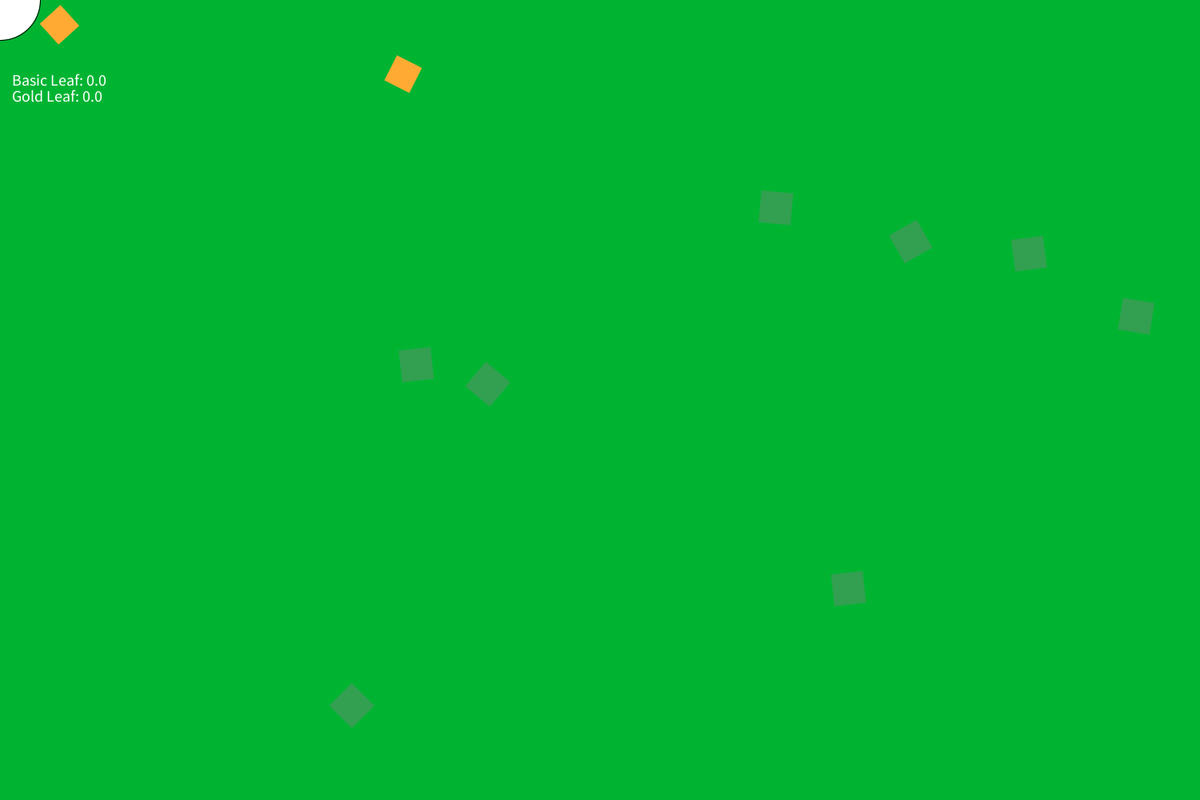
Frame 1 (no input)
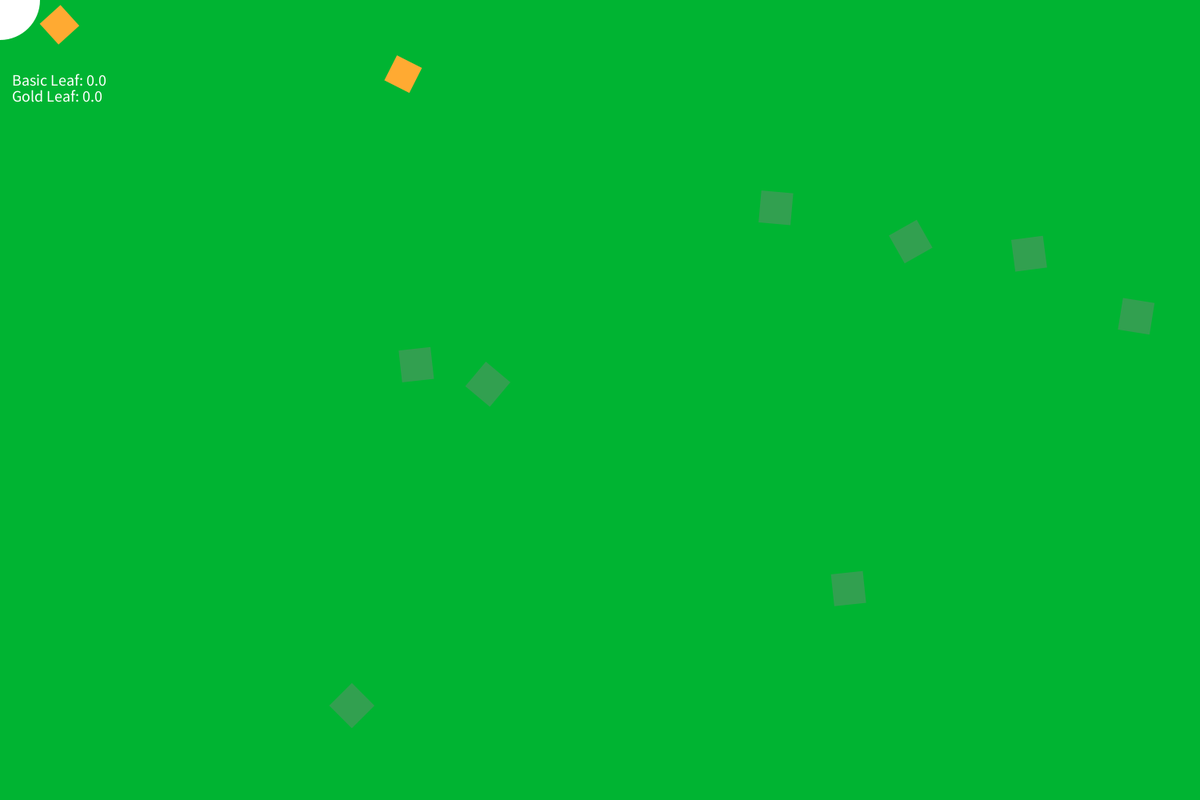
Frame 60 (the mouse pressed at the canvas centre just before this capture)
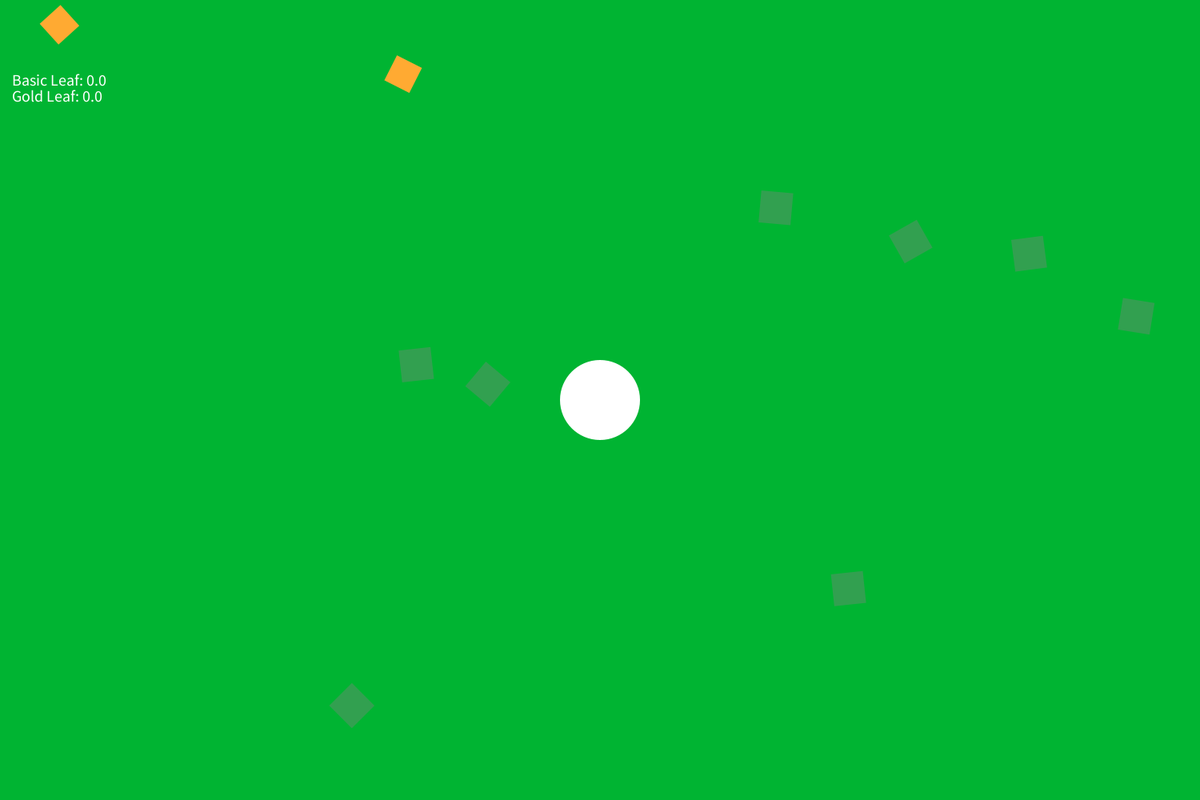
Frame 120 (the mouse held since frame 60 and released just before this capture)

The Processing sketch that drew these frames (run headless with seeded random() and noise(); from frame 60 on, the mouse is pressed at the canvas centre):

// Processing sketch: Leaf_Game
// ── Leaf_Game.pde
// ===== GAME SETTINGS =====

// Player
float toolRange = 200;
float toolPower = 1000;
int playerSize = 100;
// Tools
String[] toolNames = {
  "Hands",
  "Small Rake",
  "Large Rake"
};

int[] toolRanges = {
  30,
  60,
  100
};

int[] toolPowers = {
  1000,
  1400,
  2000
};

// Upgrades
String[] upgradeNames = {
  "Leaf Cap ++",
  "Basic Leaf Value ++",
};

int[] upgradeMaxLevels = {30, 100};
int[] upgradeBaseCost = {5, 10};
int[] upgradeCostType = {0, 0};
float[] upgradeCostExponent = {1.1, 1.5};
int[] upgradeBaseEffect = {1, 2};

// Leaves
int maxLeaves = 200;
String[] leafNames = {
  "Basic Leaf",
  "Gold Leaf"
};

color[] leafColors = {
  color(50, 160, 80),
  color(255, 170, 50),
};

PVector[] leafSizes = {
  new PVector(40, 40),
  new PVector(35, 35),
};

float[] leafFriction = {
  0.05,
  0.1,
};

float[] leafSpawnChances = {
  100,
  5,
};

PImage[] leafImages = new PImage[leafNames.length];

// ===== GAME VALUES =====

// Player
Leaf[] leaves = new Leaf[maxLeaves];
Player ply;

// Leaves
int[] leafMaxCounts = {10, 0};
int currentMaxLeaves = 10;
int[] leafRewards = {1, 1};

// ===== PROCESSING FUNCTIONS =====

void setup() {
  size(1500, 1000);
  ply = new Player();
  for(int i = 0; i < maxLeaves; i++) {
    leaves[i] = new Leaf();  
  }
}

void draw() {
  background(0, 180, 50);
  ply.run();
  runLeaves();
  drawHudInfo();
}

void mousePressed() {
  ply.buyUpgrade(1);
}

// ===== GAME FUNCTIONS =====

void runLeaves() {
  for(int i = 0; i < getMaxLeaves(); i++) {
    Leaf l = leaves[i];
    PVector vel = PVector.sub(l.pos, new PVector(mouseX, mouseY));
    if(vel.mag() < toolRanges[ply.getTool()] + playerSize / 2) {
      l.addVel(vel.setMag(1 / (vel.mag() + playerSize / 2) * toolPowers[ply.getTool()]));
    }
    l.run();
  }
}

int getMaxLeaves() {
  return currentMaxLeaves + ply.getUpgradeLevel(0);
}

void drawHudInfo() {
    for(int i = 0; i < leafNames.length; i++) {
    fill(255);
    textSize(20);
    textAlign(LEFT, CENTER);
    text(leafNames[i] + ": " + ply.getLeaves(i),width * 0.01, height * 0.1 + i * 20);
  }
}

// ── Leaf.pde
class Leaf {
  PVector pos;
  PVector vel;
  float rot;
  int type;
  PVector size;
  float friction;
  color col;
  boolean active = false;
  
  Leaf() {    
    spawn();
  }
    
  void spawn() {
    pos = new PVector(random(width), random(height));
    vel = new PVector();
    rot = random(10);
    type = 0;
    
    for(int i = leafNames.length - 1; i >= 1; i--) {
      if((int)random(101) <= leafSpawnChances[i]) {
        type = i;  
        break;
      }
    }
    
    col = leafColors[type];
    size = leafSizes[type];
    friction = leafFriction[type];
    active = true;
  }
  
  void despawn() {
    ply.updateLeaves(type, 1);
    active = false;
    spawn();
  }
  
  void move() {
    pos.add(vel);
    vel.mult(1 - friction);
    rot += 0.01 * vel.mag();
  }
  
  void addVel(PVector _vel) {
    vel = _vel;
  }
  
  void drawLeaf() {
    noStroke();
    fill(col);
    pushMatrix();
      translate(pos.x, pos.y);
      rotate(rot);
      rect(-size.x / 2, -size.y / 2, size.x, size.y); 
    popMatrix();
  }
  
  void checkInBounds() {
    if(pos.y + size.y * 0.5 < 0 || pos.y - size.y * 0.5 > height) {
      despawn();
      return;
    }
    if(pos.x + size.x * 0.5 < 0 || pos.x - size.x * 0.5 > width) {
      despawn();
      return;
    }
  }
  
  void run() {
    if(!active) {
      return;
    }
    move();
    checkInBounds();
    drawLeaf();  
  }
  
}

// ── Player.pde
class Player {
  float[] leavesOwned = new float[leafNames.length];
  boolean[] leavesUnlocked = new boolean[leafNames.length];
  int[] upgradeLevels = new int[upgradeNames.length];
  int selectedTool;
  
  Player() {
    selectedTool = 0;
  }
  
  void drawPlayer() {
    fill(255);
    circle(mouseX, mouseY, playerSize);  
  }
  
  void run() {
    drawPlayer();
  }
  
  void setTool(int type) {
    selectedTool = type;  
  }
  
  int getTool() {
    return selectedTool;  
  }
  
  void setLeaves(int type, float amount) {
    leavesOwned[type] = amount;
  }
  
  float getLeaves(int type) {
    return leavesOwned[type];
  }
  
  void updateLeaves(int type, float amount) {
    println(amount);
    setLeaves(type, getLeaves(type) + amount);
  }
  
  void buyUpgrade(int type) {
    float cost = upgradeBaseCost[type] + getUpgradeLevel(type) * upgradeCostExponent[type];
    int leafCostType = upgradeCostType[type];
    if(getLeaves(leafCostType) >= cost) {
      upgradeLevels[type]++;
      updateLeaves(leafCostType, -cost);
    }
  }
  
  int getUpgradeLevel(int type) {
    return upgradeLevels[type];
  }
}
